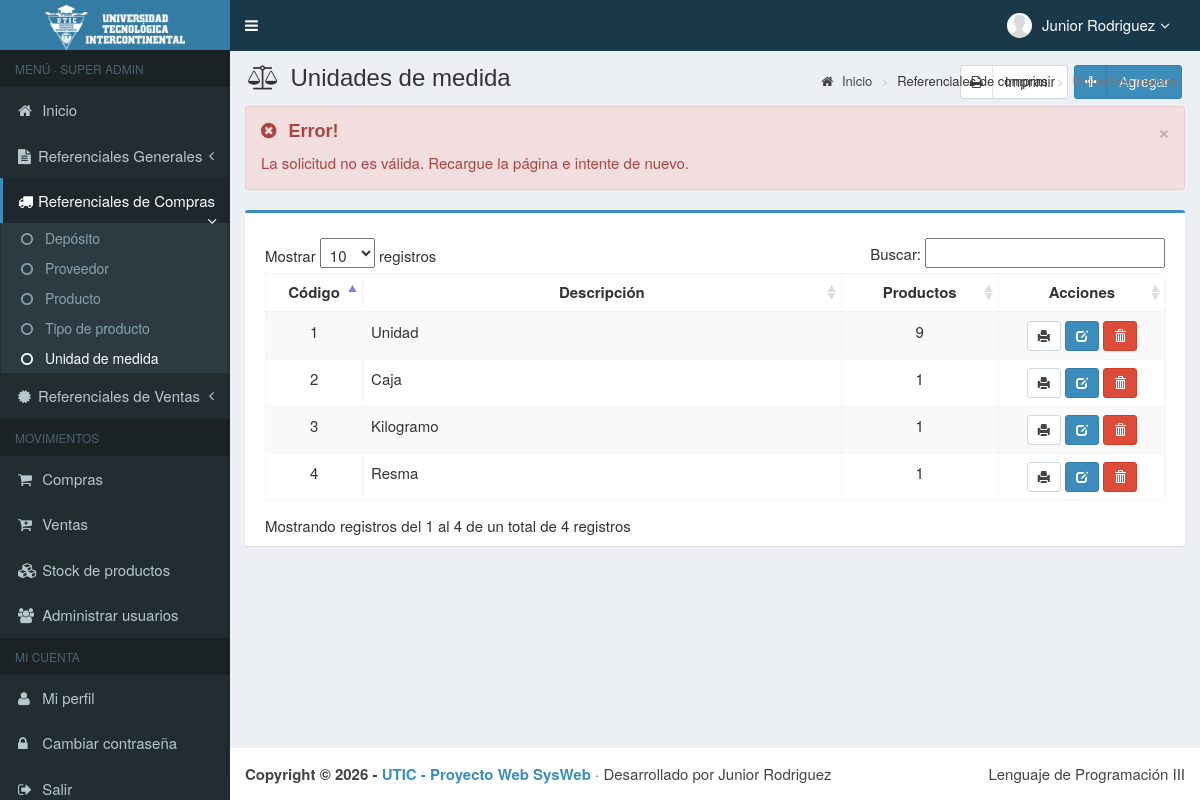
Screenshot of /main.php?module=u_medida&alert=11 (signed in) with the database file from the repository.
### tables this page shows
CREATE TABLE usuarios (
    id_user         INT          NOT NULL AUTO_INCREMENT,
    username        VARCHAR(50)  NOT NULL,
    name_user       VARCHAR(150) NOT NULL,
    password        VARCHAR(255) NOT NULL,
    email           VARCHAR(150) NULL,
    telefono        VARCHAR(20)  NULL,
    foto            VARCHAR(300) NOT NULL DEFAULT '',
    permisos_acceso VARCHAR(30)  NOT NULL,           
    status          VARCHAR(15)  NOT NULL DEFAULT 'activo',    
    PRIMARY KEY (id_user),
    UNIQUE KEY uq_usuarios_username (username)
);

CREATE TABLE u_medida (
    id_u_medida INT         NOT NULL,
    u_descrip   VARCHAR(20) NOT NULL,
    PRIMARY KEY (id_u_medida)
);

### config/funciones.php (called while the page is built, shortened)
<?php
function e(?string $texto): string
{
    return htmlspecialchars($texto ?? "", ENT_QUOTES, "UTF-8");
}
function gs(int|float|string|null $monto): string
{
    return number_format((float) $monto, 0, ",", ".");
}
function foto_usuario(?string $foto): string
{
    return "images/user/" . ($foto !== null && $foto !== "" ? rawurlencode($foto) : "user-default.png");
}

### modules/u_medida/view.php (the view, shortened to what this page needs)
<?php
$alertas = [
    1 => ["success", "Éxito!", "La unidad de medida se registró correctamente."],
    2 => ["success", "Éxito!", "La unidad de medida se modificó correctamente."],
    3 => ["success", "Éxito!", "La unidad de medida se eliminó correctamente."],
    4 => ["danger",  "Error!", "No se puede eliminar: hay productos que usan esta unidad de medida."],
    5 => ["danger",  "Error!", "Ya existe la unidad de medida con esa descripción."],
    6 => ["danger",  "Error!", "La unidad de medida que intenta eliminar no existe."],
    10 => ["danger", "Error!", "Datos incompletos o inválidos. Revise el formulario."],
    11 => ["danger", "Error!", "La solicitud no es válida. Recargue la página e intente de nuevo."],
];
$alerta = $alertas[(int) ($_GET["alert"] ?? 0)] ?? null;
$registros = $mysqli->query("SELECT x.id_u_medida, x.u_descrip, (SELECT COUNT(*) FROM producto p WHERE p.id_u_medida = x.id_u_medida) AS uso
                             FROM u_medida x ORDER BY x.id_u_medida");
?>
<section class="content-header">
    <h1>
        <i class="fa fa-balance-scale icon-title"></i> Unidades de medida
        <a class="btn btn-primary btn-social pull-right" href="?module=form_u_medida&form=add" title="Agregar" data-toggle="tooltip">
            <i class="fa fa-plus"></i> Agregar
        </a>
        <a class="btn btn-default btn-social pull-right" style="margin-right:6px" href="modules/u_medida/print.php" target="_blank" title="Imprimir listado" data-toggle="tooltip">
            <i class="fa fa-print"></i> Imprimir
        </a>
    </h1>
    <ol class="breadcrumb">
        <li><a href="?module=start"><i class="fa fa-home"></i> Inicio</a></li>
        <li>Referenciales de compras</li>
        <li class="active">Unidad de medida</li>
    </ol>
</section>
<section class="content">
    <div class="row">
        <div class="col-md-12">
            <?php if ($alerta): ?>
                <div class="alert alert-<?= $alerta[0] ?> alert-dismissable">
                    <button type="button" class="close" data-dismiss="alert" aria-hidden="true">&times;</button>
                    <h4><i class="icon fa <?= $alerta[0] === "success" ? "fa-check-circle" : "fa-times-circle" ?>"></i> <?= $alerta[1] ?></h4>
                    <?= $alerta[2] ?>
                </div>
            <?php endif; ?>
            <div class="box box-primary">
                <div class="box-body">
                    <table id="dataTables1" class="table table-bordered table-striped table-hover">
                        <thead>
                            <tr>
                                <th class="center">Código</th>
                                <th class="center">Descripción</th>
                                <th class="center">Productos</th>
                                <th class="center">Acciones</th>
                            </tr>
                        </thead>
                        <tbody>
                        <?php while ($r = $registros->fetch_assoc()): ?>
                            <tr>
                                <td width="80" class="center"><?= (int) $r["id_u_medida"] ?></td>
                                <td><?= e($r["u_descrip"]) ?></td>
                                <td width="140" class="center"><?= gs($r["uso"]) ?></td>
                                <td width="150" class="center">
                                    <a data-toggle="tooltip" title="Imprimir ficha" class="btn btn-default btn-sm" target="_blank"
                                       href="modules/u_medida/print_view.php?id=<?= (int) $r["id_u_medida"] ?>">
                                        <i class="glyphicon glyphicon-print"></i>
                                    </a>
                                    <a data-toggle="tooltip" title="Modificar" class="btn btn-primary btn-sm"
                                       href="?module=form_u_medida&form=edit&id=<?= (int) $r["id_u_medida"] ?>">
                                        <i style="color:#fff" class="glyphicon glyphicon-edit"></i>
                                    </a>
                                    <form method="POST" action="modules/u_medida/proses.php?act=delete" style="display:inline"
                                          onsubmit="return confirm('¿Eliminar la unidad de medida <?= e(addslashes($r["u_descrip"])) ?>?');">
                                        <button type="submit" class="btn btn-danger btn-sm" data-toggle="tooltip" title="Eliminar">
                                            <i style="color:#fff" class="glyphicon glyphicon-trash"></i>
                                        </button>
                                    </form>
                                </td>
                            </tr>
                        <?php endwhile; ?>
                        </tbody>
                    </table>
                </div>
            </div>
        </div>
    </div>
</section>

### top-menu.php (shortened to what this page needs)
<?php
$stmt = $mysqli->prepare("SELECT name_user, foto, permisos_acceso FROM usuarios WHERE id_user = ?");
$stmt->bind_param("i", $_SESSION["id_user"]);
$stmt->execute();
$usuario_top = $stmt->get_result()->fetch_assoc();
?>
<li class="dropdown user user-menu">
    <a href="#" class="dropdown-toggle" data-toggle="dropdown">
        <img src="<?= foto_usuario($usuario_top["foto"]) ?>" class="user-image" alt="Imagen de usuario">
        <span class="hidden-xs"><?= e($usuario_top["name_user"]) ?><i style="margin-left:5px" class="fa fa-angle-down"></i></span>
    </a>
</li>

### assets/css/style.css (style rules this page uses)
.bg-red, .callout.callout-danger, .alert-danger, .alert-error, .label-danger, .modal-danger .modal-body { background-color: #f2dede !important; }
.alert-danger, .alert-error { border-color: #ebccd1; }
.btn-default { background-color: #fff; border-color: #d2d6de; color: #444; }
.btn-social *:first-child { border-right: 1px solid rgba(0, 0, 0, 0.1); bottom: 0; font-size: 1em !important; left: 0; line-height: 32px !important; position: absolute; text-align: center; top: 0; width: 32px !important; }
.content-header { padding: 15px 18px 0; position: relative; }
.content-header > .breadcrumb { background: transparent none repeat scroll 0 0; border-radius: 2px; float: right; font-size: 13px; margin-bottom: 0; margin-top: 0; padding: 7px 12px; position: absolute; right: 10px; top: 15px; }
.center { text-align:center; }
.icon-title { margin-right: 5px; }
body { background-color: #fff; color: #333; font-size: 15px; line-height: 1.42857; }

### rows the page displays
usuarios: name_user "Junior Rodriguez"
u_medida: id_u_medida "1", u_descrip "Unidad", uso "9"
u_medida: id_u_medida "2", u_descrip "Caja", uso "1"
u_medida: id_u_medida "3", u_descrip "Kilogramo", uso "1"
u_medida: id_u_medida "4", u_descrip "Resma", uso "1"

### other values shown
$nivel "SUPER ADMIN"
$alerta[1] "Error!"
$alerta[2] "La solicitud no es válida. Recargue la página e intente de nuevo."
